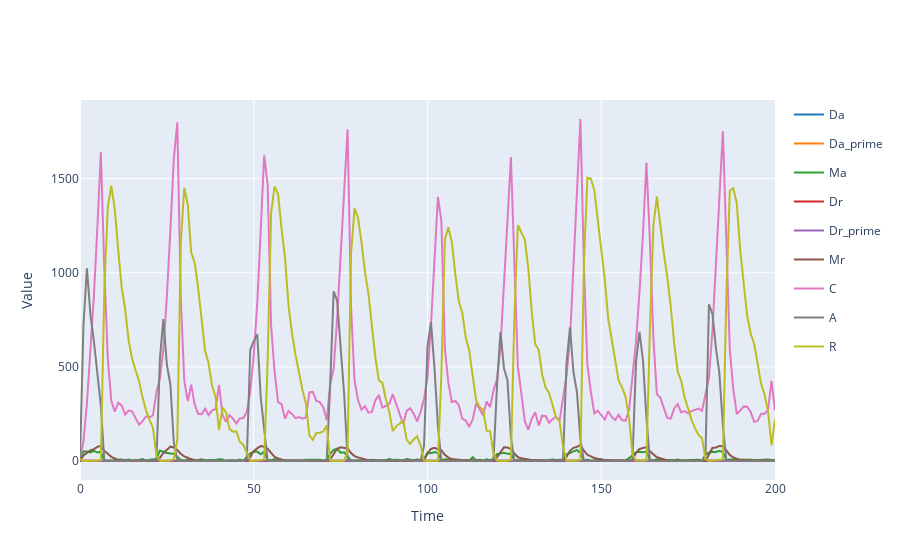

The notebook cell this image was saved under:
### Code cell
kwargs = configure_simulation()
fixed_data = vilar_model.run(**kwargs)
fixed_data.plotplotly()

### Figure 1 — Plotly figure (JSON) as saved in the notebook; plotly's stock layout.template omitted (floating-point values rounded to 4 significant figures; data arrays with more than 128 entries replaced by an {"elided": "..."} marker saying what was removed)
{"data": [{"legendgroup": "Da", "line": {"color": "#1f77b4"}, "mode": "lines", "name": "Da", "type": "scatter", "x": {"elided": "201 int values"}, "y": {"elided": "201 int values"}}, {"legendgroup": "Da_prime", "line": {"color": "#ff7f0e"}, "mode": "lines", "name": "Da_prime", "type": "scatter", "x": {"elided": "201 int values"}, "y": {"elided": "201 int values"}}, {"legendgroup": "Ma", "line": {"color": "#2ca02c"}, "mode": "lines", "name": "Ma", "type": "scatter", "x": {"elided": "201 int values"}, "y": {"elided": "201 int values"}}, {"legendgroup": "Dr", "line": {"color": "#d62728"}, "mode": "lines", "name": "Dr", "type": "scatter", "x": {"elided": "201 int values"}, "y": {"elided": "201 int values"}}, {"legendgroup": "Dr_prime", "line": {"color": "#9467bd"}, "mode": "lines", "name": "Dr_prime", "type": "scatter", "x": {"elided": "201 int values"}, "y": {"elided": "201 int values"}}, {"legendgroup": "Mr", "line": {"color": "#8c564b"}, "mode": "lines", "name": "Mr", "type": "scatter", "x": {"elided": "201 int values"}, "y": {"elided": "201 int values"}}, {"legendgroup": "C", "line": {"color": "#e377c2"}, "mode": "lines", "name": "C", "type": "scatter", "x": {"elided": "201 int values"}, "y": {"elided": "201 int values"}}, {"legendgroup": "A", "line": {"color": "#7f7f7f"}, "mode": "lines", "name": "A", "type": "scatter", "x": {"elided": "201 int values"}, "y": {"elided": "201 int values"}}, {"legendgroup": "R", "line": {"color": "#bcbd22"}, "mode": "lines", "name": "R", "type": "scatter", "x": {"elided": "201 int values"}, "y": {"elided": "201 int values"}}], "layout": {"showlegend": true, "title": {"text": ""}, "xaxis": {"title": {"text": "Time"}}, "yaxis": {"title": {"text": "Value"}}}}
